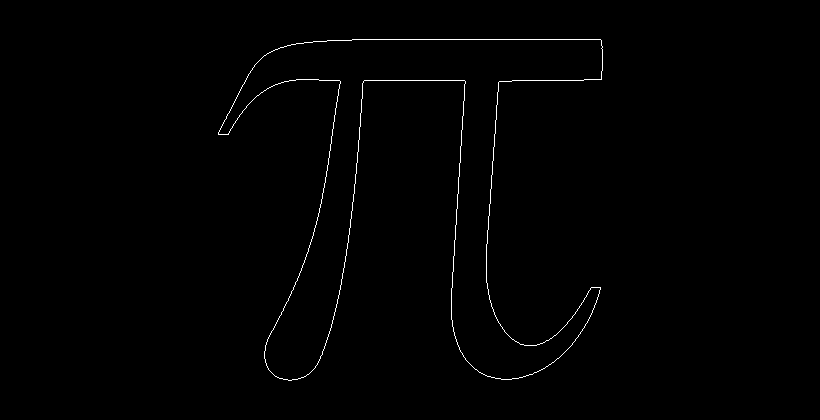
#> input picture API/test.pnm, 820 x 420 px
$ python canny_operator.py test.pnm
#> lines starting #> are read from the running program, lines starting #| are printed output that depends on the picture; after the words box and inside, x2 and y2 are one past the last pixel; in counts of white or black regions, pixels touching at a corner belong together
import cv2
import sys
import numpy as np


class CannyOperator:

    def __init__(self, image_data):
        self.image_data = image_data

    def detect_edge(self):
        self.edges = cv2.Canny(self.image_data, 100, 200, 3, L2gradient=True)
        self.contours, _ = cv2.findContours(self.edges, cv2.RETR_EXTERNAL, cv2.CHAIN_APPROX_NONE)

    def enclose(self):
        pass

    def save(self):
        #cv2.imwrite(f"pictures/{datetime.now()}.png", self.edges)
        #drawing_img = np.zeros_like(self.edges)
        #cv2.drawContours(drawing_img, self.contours, 0, (255), 1)
        cv2.imwrite(f"example_pictures/test.png", self.edges)

    def main(self):
        self.detect_edge()
        self.save()
        return self.edges


if __name__ == "__main__":
    if len(sys.argv) != 2:
        raise Exception("Usage: python canny_operator.py image_file")
    name = sys.argv[1]
    img_d = cv2.imread(name)
#> img_d is the input picture: shape (420, 820, 3); 0.64% white in thin lines or dots, all inside (x1, y1, x2, y2) = (218, 39, 603, 381)
    edge = CannyOperator(img_d)
    edge.main()
#> in detect_edge, `self.edges = cv2.Canny(self.image_data, 100, 200, 3, L2gradient=True)`:
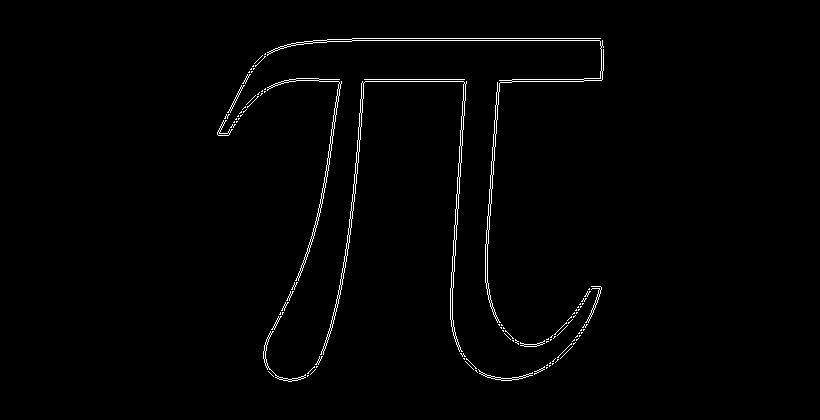
#> self.edges: shape (420, 820); 1.3% white in thin lines or dots, all inside (x1, y1, x2, y2) = (217, 38, 604, 382)
#> in detect_edge, `self.contours, _ = cv2.findContours(self.edges, cv2.RETR_EXTERNAL, cv2..`: self.contours = 104 contours, 94 with area under 20; largest, box (x1, y1, x2, y2) and area: (320, 81, 467, 355) 1069, (267, 38, 604, 323) 821, (267, 78, 342, 281) 489, (263, 331, 306, 382) 126, (478, 369, 533, 381) 97
